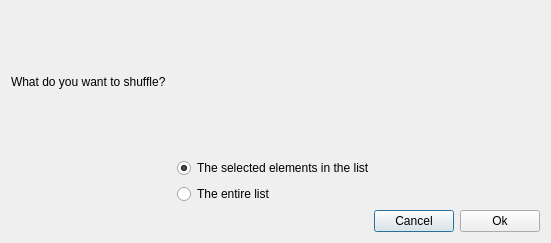
<?xml version="1.0" encoding="UTF-8"?>
<ui version="4.0">
 <class>Dialog</class>
 <widget class="QDialog" name="Dialog">
  <property name="geometry">
   <rect>
    <x>0</x>
    <y>0</y>
    <width>551</width>
    <height>243</height>
   </rect>
  </property>
  <property name="sizePolicy">
   <sizepolicy hsizetype="Fixed" vsizetype="Fixed">
    <horstretch>0</horstretch>
    <verstretch>0</verstretch>
   </sizepolicy>
  </property>
  <property name="windowTitle">
   <string>Shuffle list</string>
  </property>
  <property name="windowIcon">
   <iconset resource="icones.qrc">
    <normaloff>:/all/icones/TeXamator.png</normaloff>:/all/icones/TeXamator.png</iconset>
  </property>
  <layout class="QGridLayout" name="gridLayout">
   <item row="1" column="0">
    <layout class="QVBoxLayout" name="verticalLayout">
     <item>
      <spacer>
       <property name="orientation">
        <enum>Qt::Horizontal</enum>
       </property>
       <property name="sizeHint" stdset="0">
        <size>
         <width>29</width>
         <height>20</height>
        </size>
       </property>
      </spacer>
     </item>
     <item>
      <spacer>
       <property name="orientation">
        <enum>Qt::Horizontal</enum>
       </property>
       <property name="sizeHint" stdset="0">
        <size>
         <width>29</width>
         <height>20</height>
        </size>
       </property>
      </spacer>
     </item>
    </layout>
   </item>
   <item row="2" column="0" colspan="3">
    <layout class="QHBoxLayout" name="horizontalLayout">
     <item>
      <spacer name="horizontalSpacer">
       <property name="orientation">
        <enum>Qt::Horizontal</enum>
       </property>
       <property name="sizeHint" stdset="0">
        <size>
         <width>108</width>
         <height>20</height>
        </size>
       </property>
      </spacer>
     </item>
     <item>
      <widget class="QPushButton" name="pushButton_cancel">
       <property name="text">
        <string>Cancel</string>
       </property>
       <property name="icon">
        <iconset resource="icones.qrc">
         <normaloff>:/all/icones/cancel.png</normaloff>:/all/icones/cancel.png</iconset>
       </property>
      </widget>
     </item>
     <item>
      <widget class="QPushButton" name="pushButton_ok">
       <property name="text">
        <string>Ok</string>
       </property>
       <property name="icon">
        <iconset resource="icones.qrc">
         <normaloff>:/all/icones/apply.png</normaloff>:/all/icones/apply.png</iconset>
       </property>
      </widget>
     </item>
    </layout>
   </item>
   <item row="1" column="1">
    <layout class="QVBoxLayout" name="verticalLayout_3">
     <item>
      <widget class="QRadioButton" name="radioButton_selected_elements">
       <property name="text">
        <string>The selected elements in the list</string>
       </property>
       <property name="checked">
        <bool>true</bool>
       </property>
      </widget>
     </item>
     <item>
      <widget class="QRadioButton" name="radioButton_full_list">
       <property name="text">
        <string>The entire list</string>
       </property>
      </widget>
     </item>
    </layout>
   </item>
   <item row="1" column="2">
    <layout class="QVBoxLayout" name="verticalLayout_2">
     <item>
      <spacer>
       <property name="orientation">
        <enum>Qt::Horizontal</enum>
       </property>
       <property name="sizeHint" stdset="0">
        <size>
         <width>29</width>
         <height>20</height>
        </size>
       </property>
      </spacer>
     </item>
     <item>
      <spacer>
       <property name="orientation">
        <enum>Qt::Horizontal</enum>
       </property>
       <property name="sizeHint" stdset="0">
        <size>
         <width>29</width>
         <height>20</height>
        </size>
       </property>
      </spacer>
     </item>
    </layout>
   </item>
   <item row="0" column="0" colspan="2">
    <widget class="QLabel" name="label_2">
     <property name="text">
      <string>What do you want to shuffle?</string>
     </property>
    </widget>
   </item>
  </layout>
 </widget>
 <resources>
  <include location="icones.qrc"/>
 </resources>
 <connections>
  <connection>
   <sender>pushButton_ok</sender>
   <signal>clicked()</signal>
   <receiver>Dialog</receiver>
   <slot>accept()</slot>
   <hints>
    <hint type="sourcelabel">
     <x>285</x>
     <y>148</y>
    </hint>
    <hint type="destinationlabel">
     <x>304</x>
     <y>205</y>
    </hint>
   </hints>
  </connection>
  <connection>
   <sender>pushButton_cancel</sender>
   <signal>clicked()</signal>
   <receiver>Dialog</receiver>
   <slot>reject()</slot>
   <hints>
    <hint type="sourcelabel">
     <x>168</x>
     <y>149</y>
    </hint>
    <hint type="destinationlabel">
     <x>187</x>
     <y>197</y>
    </hint>
   </hints>
  </connection>
 </connections>
</ui>
